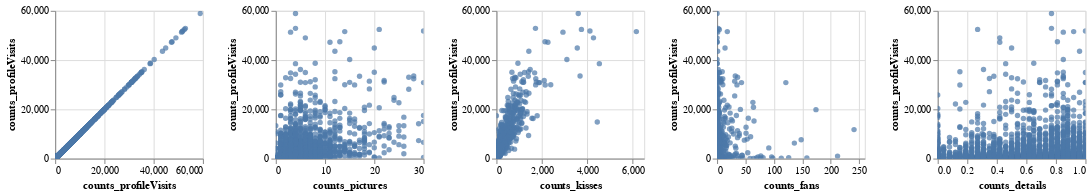

Write notebook code for a chart like this one.
### Markdown cell above
Die deskriptive Statistik lässt erkennen, dass die Daten einiger Variablen deutlich ungleich verteilt sind. Während der Anteil der auf dem Profil gegebenen Informationen noch recht gleichmäßig zwischen 0 und 1 liegt, weist die Variable counts_prictures bereits rechtsschiefe Tendenzen auf. Das Verhältnis von Maximalwert und 75% Quartil weist auf Ausreißer hin.

Verstärktes zeichnet sich das Bild bei counts_kisses ab. Auch hier liegt eine rechtsschiefe Verteilung vor. Die Ausreißer könnten sich stark auf die Qualität des Modells auswirken.

Counts_fans weist eine sehr extreme Rechtsschiefe auf, bei der die Accounts ohne Fans deutlich ins Gewicht Fallen. Auch hier liegen Ausreißer deutlich über dem durchschnittlichen Niveau. Die Responsevariable counts_profileVisits verhält sich sehr ähnlich den counts_kisses.

### Code cell
alt.Chart(df_train).mark_circle().encode(
    alt.X(alt.repeat("column"), type='quantitative'),
    alt.Y(alt.repeat("row"), type='quantitative')
).properties(
    width=150,
    height=150
).repeat(
    row=['counts_profileVisits'],
    column=['counts_profileVisits','counts_pictures','counts_kisses','counts_fans', 'counts_details']
).interactive()

### Figure 1 — Vega-Lite specification as saved in the notebook (floating-point values rounded to 4 significant figures; data arrays with more than 128 entries replaced by an {"elided": "..."} marker saying what was removed)
{"config": {"view": {"continuousWidth": 300, "continuousHeight": 300}}, "repeat": {"column": ["counts_profileVisits", "counts_pictures", "counts_kisses", "counts_fans", "counts_details"], "row": ["counts_profileVisits"]}, "spec": {"data": {"name": "data-8dcf6dfd0f524e0edf70e09a54b27c19"}, "mark": {"type": "circle"}, "encoding": {"x": {"field": {"repeat": "column"}, "type": "quantitative"}, "y": {"field": {"repeat": "row"}, "type": "quantitative"}}, "height": 150, "name": "view_1", "width": 150}, "params": [{"name": "param_1", "select": {"type": "interval", "encodings": ["x", "y"]}, "bind": "scales", "views": ["view_1_child__row_counts_profileVisitscolumn_counts_profileVisits", "view_1_child__row_counts_profileVisitscolumn_counts_pictures", "view_1_child__row_counts_profileVisitscolumn_counts_kisses", "view_1_child__row_counts_profileVisitscolumn_counts_fans", "view_1_child__row_counts_profileVisitscolumn_counts_details"]}], "$schema": "https://vega.github.io/schema/vega-lite/v5.8.0.json", "datasets": {"data-8dcf6dfd0f524e0edf70e09a54b27c19": {"elided": "2740 records"}}}
